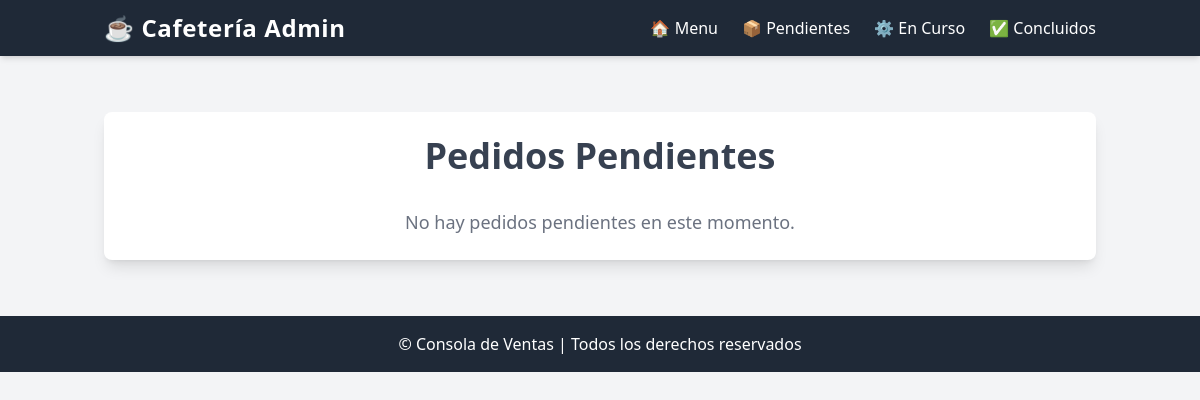
The app's page /surtir_pedidos, older data.
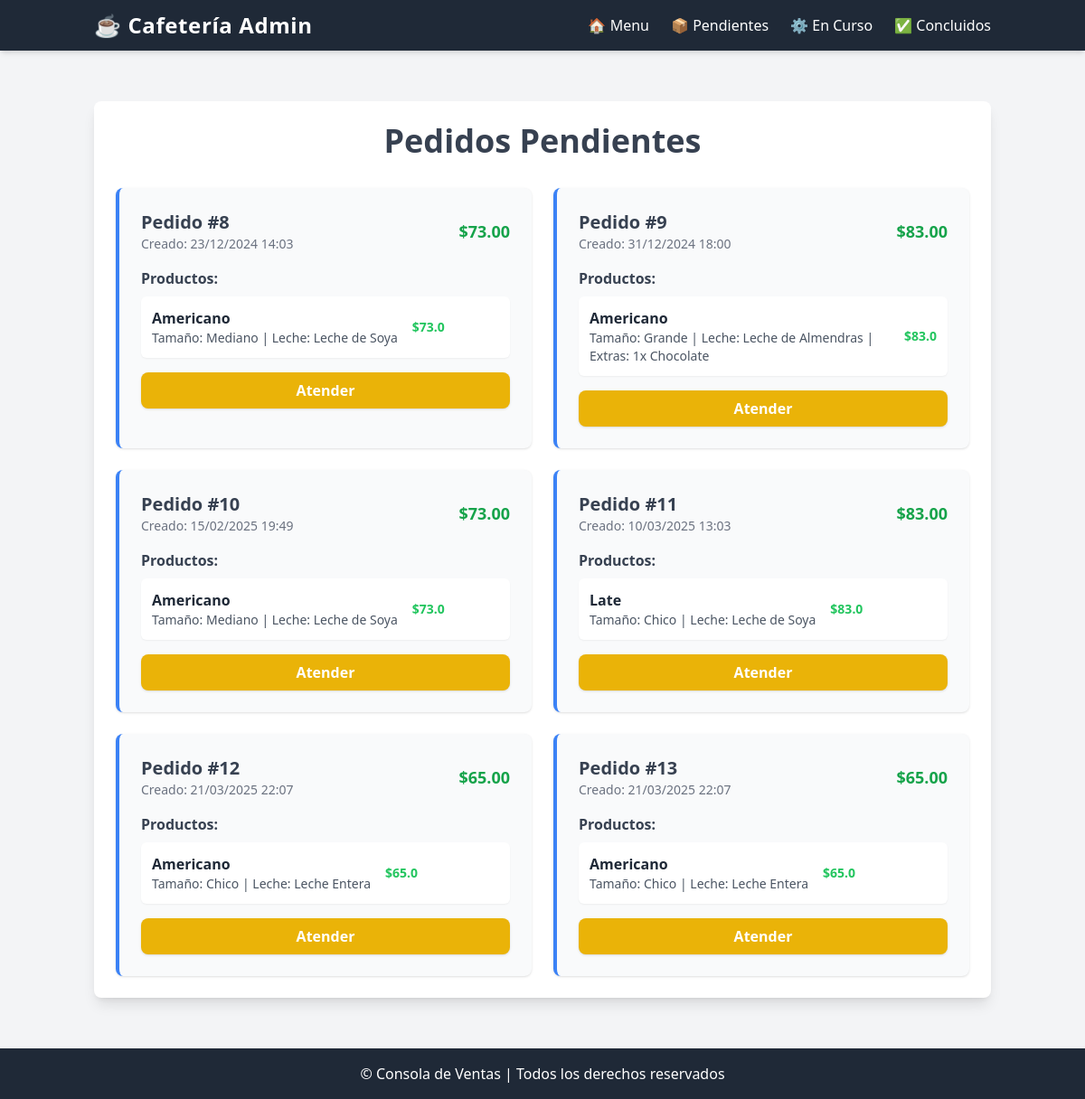
The same page, newer data.
### app/models.py (models this page shows, shortened)
class Pedido(db.Model):
    __tablename__ = 'pedidos'
    id = db.Column(db.Integer, primary_key=True)
    productos_str = db.Column(db.Text, nullable=True)
    total = db.Column(db.Numeric(10, 2), default=Decimal('0.00'))
    estado = db.Column(db.String(20), default='pendiente')  # Asegúrate de que el valor por defecto sea 'pendiente'
    created_at = db.Column(db.DateTime, default=datetime.utcnow)
    updated_at = db.Column(db.DateTime, default=datetime.utcnow, onupdate=datetime.utcnow)
    @property
    def productos(self):
        if self.productos_str:
            return json.loads(self.productos_str)
        return []

### app/views.py (the view, shortened to what this page needs)
    @app.route('/surtir_pedidos', methods=['GET', 'POST'])
    def surtir_pedidos():
        pedidos = Pedido.query.filter_by(estado='pendiente').all()  # Mostrar solo pedidos pendientes
        form = SurtirPedidoForm()
        return render_template('pedidos/surtir/surtir_pedidos.html', pedidos=pedidos, form=form)

### app/templates/pedidos/surtir/surtir_pedidos.html (shortened to what this page needs)
{% extends "pedidos/surtir/base.html" %}
{% block content %}
<div class="container mx-auto my-8 p-6 bg-white rounded-lg shadow-lg">
    <h1 class="text-4xl font-bold mb-8 text-center text-gray-700">Pedidos Pendientes</h1>
    {% if pedidos %}
    <div class="grid grid-cols-1 lg:grid-cols-2 gap-6">
        {% for pedido in pedidos %}
        <div class="p-6 bg-gray-50 rounded-lg shadow border-l-4 border-blue-500">
            <div class="flex items-center justify-between mb-4">
                <div>
                    <span class="text-xl font-semibold text-gray-700">Pedido #{{ pedido.id }}</span>
                    <p class="text-sm text-gray-500">Creado: {{ pedido.created_at.strftime('%d/%m/%Y %H:%M') }}</p>
                </div>
                <p class="text-lg font-bold text-green-600">${{ pedido.total }}</p>
            </div>
            <div class="mb-4">
                <p class="font-semibold text-gray-700 mb-2">Productos:</p>
                <ul class="space-y-2">
                    {% for producto in pedido.productos %}
                    <li class="flex items-start space-x-4 bg-white p-3 rounded-md shadow-sm">
                        <div>
                            <p class="font-semibold text-gray-800">{{ producto.nombre_producto }}</p>
                            <p class="text-sm text-gray-600">
                                Tamaño: {{ producto.tamano_nombre }} | Leche: {{ producto.leche_nombre or 'N/A' }}
                                {% if producto.extras %}
                                | Extras: {{ producto.extras | join(', ') }}
                                {% endif %}
                            </p>
                        </div>
                        <span class="text-sm font-bold text-green-500 self-center">
                            ${{ producto.precio_total }}
                        </span>
                    </li>
                    {% endfor %}
                </ul>
            </div>
            <form method="POST" action="{{ url_for('surtir_pedido', pedido_id=pedido.id) }}">
                <button type="submit"
                        class="w-full bg-yellow-500 hover:bg-yellow-600 text-white py-2 px-4 rounded-lg shadow font-semibold">
                    Atender
                </button>
            </form>
                    </div>
        {% endfor %}
    </div>
    {% else %}
    <p class="text-center text-gray-500 text-lg">No hay pedidos pendientes en este momento.</p>
    {% endif %}
</div>
{% endblock %}

### app/templates/pedidos/surtir/base.html (shortened to what this page needs)
<!DOCTYPE html>
<html lang="es">
<head>
    <link rel="stylesheet" href="{{ url_for('static', filename='css/output.css') }}">
</head>
<body class="bg-gray-100 text-gray-900">
    <header class="bg-gray-800 text-white shadow-md">
        <div class="container mx-auto px-4 py-3 flex justify-between items-center">
            <div class="text-2xl font-bold tracking-wide">
                <a href="{{ url_for('profile') }}">☕ Cafetería Admin</a>
            </div>
            <nav>
                <ul class="flex space-x-6">
                    <li><a href="{{ url_for('listar_productos') }}">🏠 Menu</a></li>
                    <li><a href="{{ url_for('surtir_pedidos') }}">📦 Pendientes</a></li>
                    <li><a href="{{ url_for('pedidos_en_curso') }}">⚙️ En Curso</a></li>
                    <li><a href="{{ url_for('pedidos_concluidos') }}">✅ Concluidos</a></li>
                </ul>
                        </nav>
        </div>
    </header>
    <main class="container mx-auto px-4 py-6">
        {% block content %}{% endblock %}
    </main>
    <footer class="bg-gray-800 text-white text-center py-4">
        <p>&copy; {{ current_year }} Consola de Ventas | Todos los derechos reservados</p>
    </footer>
</body>
</html>

Row changes from the older to the newer data that the page shows:
added Pedido: id "8", created_at "23/12/2024 14:03", total "73.00", nombre_producto "Americano", tamano_nombre "Mediano", leche_nombre "Leche de Soya", precio_total "73.0"
added Pedido: id "9", created_at "31/12/2024 18:00", total "83.00", nombre_producto "Americano", tamano_nombre "Grande", leche_nombre "Leche de Almendras", extras "1x Chocolate", precio_total "83.0"
added Pedido: id "10", created_at "15/02/2025 19:49", total "73.00", nombre_producto "Americano", tamano_nombre "Mediano", leche_nombre "Leche de Soya", precio_total "73.0"
added Pedido: id "11", created_at "10/03/2025 13:03", total "83.00", nombre_producto "Late", tamano_nombre "Chico", leche_nombre "Leche de Soya", precio_total "83.0"
added Pedido: id "12", created_at "21/03/2025 22:07", total "65.00", nombre_producto "Americano", tamano_nombre "Chico", leche_nombre "Leche Entera", precio_total "65.0"
added Pedido: id "13", created_at "21/03/2025 22:07", total "65.00", nombre_producto "Americano", tamano_nombre "Chico", leche_nombre "Leche Entera", precio_total "65.0"
Text that changed along with them:
text no longer shown: "No hay pedidos pendientes en este momento."
